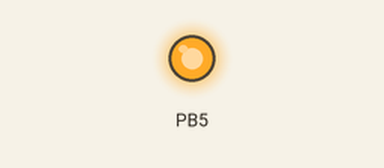
Simulated run of this program. Board: ATmega328P, built with avr-gcc and emulated at 16 MHz. Shown: output pins drawn as LEDs (lit = HIGH).

Above: at 1.0 s.
At 3.2 s:
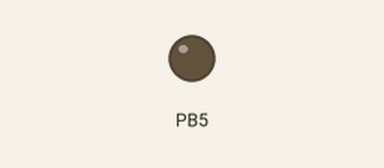
Timing chart, 0 to 5.7 s (numbered marks = the images above):
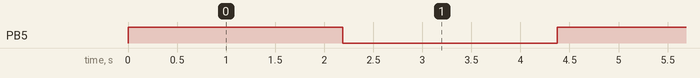

The program:

main.c
```c
#include "util.h"
#include "atm328pins.h"

int main(int argc, char *argv[]) {
  ENABLE(DDRB, PB5);

  while (1) {

    TOGGLE(PORTB, PB5);
    delay(1000000);

  }

}
```

util.c
```c
#include "util.h"

void delay(volatile long time) {
  while (time != 0) {
    time--;
  }
}
```

util.h
```c
#ifndef _UTIL_H
#define _UTIL_H

#define TOGGLE(x, y) ((x) ^= (1 << (y)))
#define ENABLE(x, y) ((x) |= (1 << (y)))
#define DISABLE(x, y) ((x) &= (~(1 << (y))))

void delay(long time);

#endif
```

atm328pins.h
```c
#include "util.h"

#ifndef _ATM328P_PINS_H
#define _ATM328P_PINS_H

#define PORTB *((volatile unsigned char*)0x25)
#define PORTC *((volatile unsigned char*)0x28)
#define PORTD *((volatile unsigned char*)0x2B)
#define DDRB *((volatile unsigned char*)0x24)
#define DDRC *((volatile unsigned char*)0x27)
#define DDRD *((volatile unsigned char*)0x2A)

#define PB0 0
#define PB1 1
#define PB2 2
#define PB3 3
#define PB4 4
#define PB5 5
#define PB6 6
#define PB7 7

#define PC0 0
#define PC1 1
#define PC2 2
#define PC3 3
#define PC4 4
#define PC5 5
#define PC6 6

#define PD0 0
#define PD1 1
#define PD2 2
#define PD3 3
#define PD4 4
#define PD5 5
#define PD6 6
#define PD7 7

#endif
```

Measured:
- by itself, PB5: alternates HIGH for 2.2 s and LOW for 2.2 s
